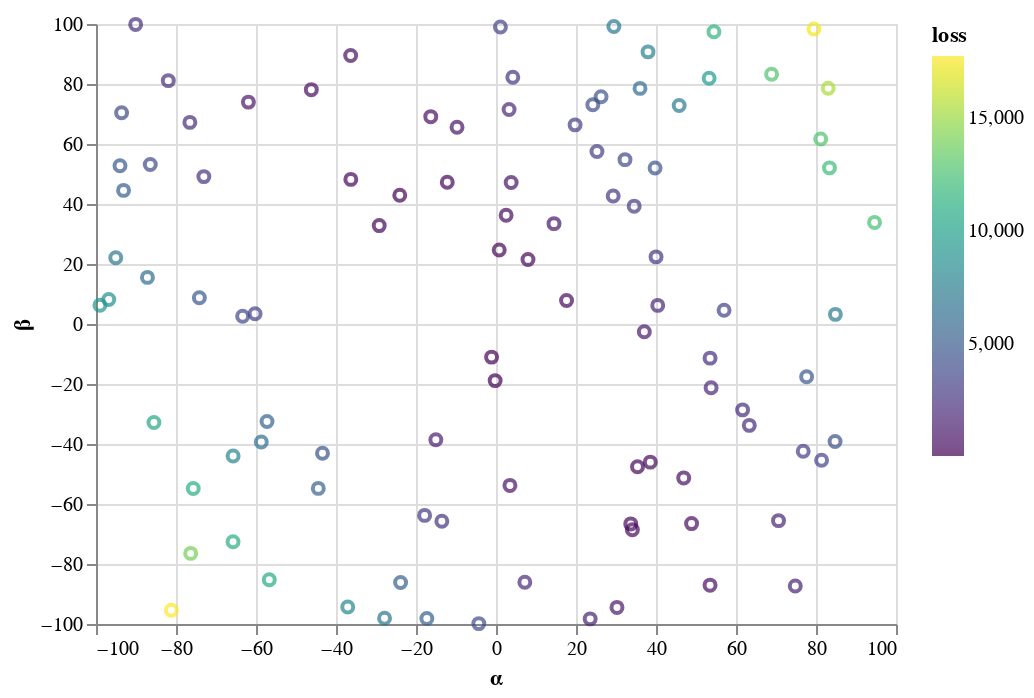

The notebook cell saved with this chart:
### Code cell
alt.Chart(random_guess_data).mark_point().encode(
    x = 'α',
    y = 'β',
    color = alt.Color('loss', scale=alt.Scale(scheme='viridis'))
)

### Figure 1 — Vega-Lite specification as saved in the notebook (floating-point values rounded to 4 significant figures)
{"$schema": "https://vega.github.io/schema/vega-lite/v3.4.0.json", "config": {"mark": {"tooltip": null}, "view": {"height": 300, "width": 400}}, "data": {"name": "data-fbbdaf038541b2e546fc7875dc3b60d0"}, "datasets": {"data-fbbdaf038541b2e546fc7875dc3b60d0": [{"loss": 6977.0, "α": -27.86, "β": -98.06}, {"loss": 1961.0, "α": 3.272, "β": 71.51}, {"loss": 3853.0, "α": -93.6, "β": 70.44}, {"loss": 3852.0, "α": -86.43, "β": 53.17}, {"loss": 1102.0, "α": -61.9, "β": 73.96}, {"loss": 3792.0, "α": 32.25, "β": 54.79}, {"loss": 3919.0, "α": -63.34, "β": 2.569}, {"loss": 524.9, "α": 2.534, "β": 36.25}, {"loss": 4290.0, "α": 84.76, "β": -39.14}, {"loss": 212.6, "α": 0.8056, "β": 24.68}, {"loss": 165.8, "α": -24.06, "β": 42.92}, {"loss": 9460.0, "α": 53.29, "β": 81.89}, {"loss": 623.3, "α": 48.89, "β": -66.53}, {"loss": 435.5, "α": 34.1, "β": -68.57}, {"loss": 5447.0, "α": -17.29, "β": -98.16}, {"loss": 1757.0, "α": 70.63, "β": -65.55}, {"loss": 65.72, "α": -1.105, "β": -11.04}, {"loss": 3034.0, "α": 34.54, "β": 39.28}, {"loss": 354.5, "α": -36.29, "β": 48.21}, {"loss": 12840.0, "α": 81.17, "β": 61.65}, {"loss": 4607.0, "α": 26.27, "β": 75.76}, {"loss": 5227.0, "α": -93.11, "β": 44.54}, {"loss": 584.4, "α": -46.17, "β": 78.11}, {"loss": 446.6, "α": 17.64, "β": 7.809}, {"loss": 898.5, "α": -9.739, "β": 65.57}, {"loss": 7675.0, "α": 38.01, "β": 90.71}, {"loss": 6197.0, "α": 36.0, "β": 78.54}, {"loss": 11100.0, "α": -75.69, "β": -54.83}, {"loss": 773.9, "α": 53.51, "β": -87.05}, {"loss": 2948.0, "α": -17.84, "β": -63.8}, {"loss": 2045.0, "α": 7.208, "β": -86.08}, {"loss": 1242.0, "α": 37.08, "β": -2.556}, {"loss": 3490.0, "α": -60.23, "β": 3.391}, {"loss": 2289.0, "α": -81.92, "β": 81.12}, {"loss": 3174.0, "α": 19.77, "β": 66.38}, {"loss": 263.4, "α": -29.2, "β": 32.8}, {"loss": 11110.0, "α": -65.74, "β": -72.58}, {"loss": 5314.0, "α": -23.85, "β": -86.19}, {"loss": 860.8, "α": 3.487, "β": -53.8}, {"loss": 4682.0, "α": 77.65, "β": -17.56}, {"loss": 2644.0, "α": -13.54, "β": -65.72}, {"loss": 9300.0, "α": -99.02, "β": 6.245}, {"loss": 410.7, "α": 33.7, "β": -66.64}, {"loss": 3180.0, "α": 25.24, "β": 57.49}, {"loss": 17420.0, "α": 79.49, "β": 98.33}, {"loss": 4528.0, "α": 39.77, "β": 51.99}, {"loss": 3430.0, "α": 1.103, "β": 99.01}, {"loss": 4945.0, "α": -74.16, "β": 8.765}, {"loss": 1048.0, "α": 14.5, "β": 33.45}, {"loss": 1147.0, "α": 30.25, "β": -94.47}, {"loss": 4144.0, "α": 24.2, "β": 73.08}, {"loss": 5570.0, "α": -44.43, "β": -54.8}, {"loss": 660.9, "α": 46.92, "β": -51.3}, {"loss": 2581.0, "α": -73.04, "β": 49.13}, {"loss": 773.1, "α": -36.33, "β": 89.5}, {"loss": 926.0, "α": 3.791, "β": 47.16}, {"loss": 414.5, "α": 38.57, "β": -46.05}, {"loss": 12150.0, "α": 83.37, "β": 52.05}, {"loss": 12470.0, "α": 94.64, "β": 33.87}, {"loss": 2689.0, "α": 29.3, "β": 42.65}, {"loss": 13900.0, "α": -76.32, "β": -76.47}, {"loss": 744.7, "α": -16.31, "β": 69.12}, {"loss": 10650.0, "α": -85.51, "β": -32.85}, {"loss": 1602.0, "α": 23.54, "β": -98.29}, {"loss": 326.7, "α": 35.38, "β": -47.59}, {"loss": 10750.0, "α": -56.68, "β": -85.23}, {"loss": 8024.0, "α": -65.72, "β": -43.99}, {"loss": 1374.0, "α": -15.04, "β": -38.55}, {"loss": 8698.0, "α": -96.81, "β": 8.159}, {"loss": 8110.0, "α": -37.07, "β": -94.34}, {"loss": 4498.0, "α": -43.38, "β": -43.08}, {"loss": 15500.0, "α": 83.05, "β": 78.61}, {"loss": 17750.0, "α": -81.17, "β": -95.44}, {"loss": 7123.0, "α": 29.46, "β": 99.15}, {"loss": 7207.0, "α": 45.8, "β": 72.84}, {"loss": 3456.0, "α": 57.02, "β": 4.568}, {"loss": 12810.0, "α": 68.89, "β": 83.24}, {"loss": 3538.0, "α": 81.39, "β": -45.41}, {"loss": 4844.0, "α": -94.0, "β": 52.73}, {"loss": 2250.0, "α": 61.65, "β": -28.62}, {"loss": 2482.0, "α": -90.09, "β": 99.86}, {"loss": 2643.0, "α": 4.198, "β": 82.25}, {"loss": 316.8, "α": -12.19, "β": 47.25}, {"loss": 11490.0, "α": 54.48, "β": 97.41}, {"loss": 7381.0, "α": 84.85, "β": 3.209}, {"loss": 3986.0, "α": -4.301, "β": -99.87}, {"loss": 1602.0, "α": 74.82, "β": -87.32}, {"loss": 2620.0, "α": 40.01, "β": 22.38}, {"loss": 6411.0, "α": -58.68, "β": -39.33}, {"loss": 1853.0, "α": 40.43, "β": 6.204}, {"loss": 7170.0, "α": -95.06, "β": 22.08}, {"loss": 2193.0, "α": 63.33, "β": -33.79}, {"loss": 1847.0, "α": 53.77, "β": -21.23}, {"loss": 374.2, "α": 7.999, "β": 21.53}, {"loss": 142.3, "α": -0.2164, "β": -18.87}, {"loss": 6392.0, "α": -87.14, "β": 15.54}, {"loss": 2241.0, "α": 53.52, "β": -11.38}, {"loss": 3169.0, "α": 76.81, "β": -42.4}, {"loss": 2247.0, "α": -76.53, "β": 67.21}, {"loss": 5614.0, "α": -57.25, "β": -32.47}]}, "encoding": {"color": {"field": "loss", "scale": {"scheme": "viridis"}, "type": "quantitative"}, "x": {"field": "α", "type": "quantitative"}, "y": {"field": "β", "type": "quantitative"}}, "mark": "point"}
